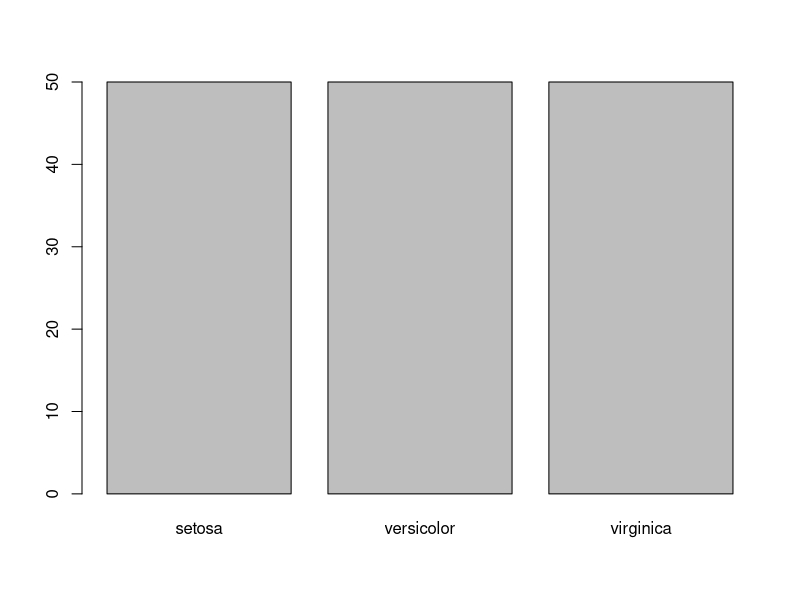
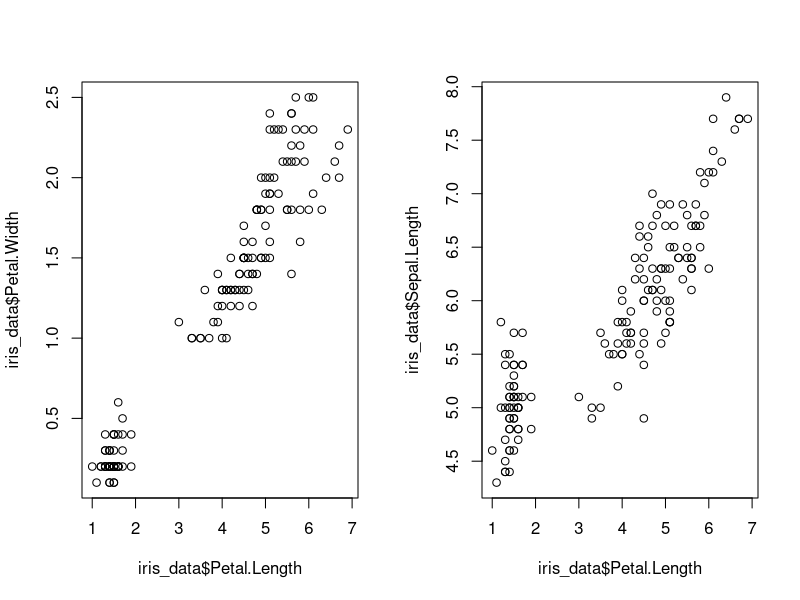

Here is the R script that generated these plots, in order: (Note: this script raises an error after producing the figures.)

iris_data <- iris
str(iris_data)

########################
# a. What is the datatype of iris_data?<br>
###    iris_data is a dataframe with 150 observations of 5 variables
# b. How many columns does it have? how many rows?
###    iris_data contains 150 rows and 5 columns
########################

#define sepal area calculation and find average for all
sepal_area <- iris_data$Sepal.Width * iris_data$Sepal.Length
avg_sepal_area <- mean(sepal_area)
# The average sepal area is 17.8229

#loop to print area for each record
for (a in sepal_area) {
  print(paste("Sepal area is ", sepal_area))
  break
}

#create a new column
iris_data$Sepal.Area <- iris_data$Sepal.Width * iris_data$Sepal.Length

#barplot for count of species
species_counts <- table(iris_data$Species)
barplot(species_counts)
#all species have 50 counts

par(mfrow = c(1, 2))
# a plot showing how petal width (y) varies with petal length (x).
par(plot(iris_data$Petal.Length, iris_data$Petal.Width))
# a plot showing how sepal length (y) varies with petal length (y). (assuming petal length should be x)
par(plot(iris_data$Petal.Length, iris_data$Sepal.Length))

############
View(mtcars)
# a. drat is the Rear axle ratio
fast <- min(mtcars$qsec)
slow <- max(mtcars$qsec)
# b. the min and max 1/4 mile tmies are 14.5 and 22.9
min_max <- function(min,max)
# c. the min car is Ford Pantera and the max car is Merc 230
############

#bar plot for number of cars by cylinders
cyl_cnt <- table(mtcars$cyl)
barplot(cyl_cnt)
#There are more V8 motors (14) than v6 (7) or i4 (11)

#12. Write a for-loop that iterates through the mtcars dataframe. 
#If the car is has 8 cylinders, print "<carname> is a gas guzzler."
#### loop working, can't grab car name ####
for (row in 1:nrow(mtcars)){
  cyl_num <- mtcars[row, "cyl"]
  car <- rownames(mtcars)
      if(cyl_num==8){
      print(cyl_num,car)
  }
}
  
  
#13. Work through the code examples in the slides that use the starwars data. Use pipes to create a new view of the data.
#14. Install and load the swirl package. Work through the 'Introduction to Statistical Inference' course. Typing info at a prompt will show you options for exiting swirl.
